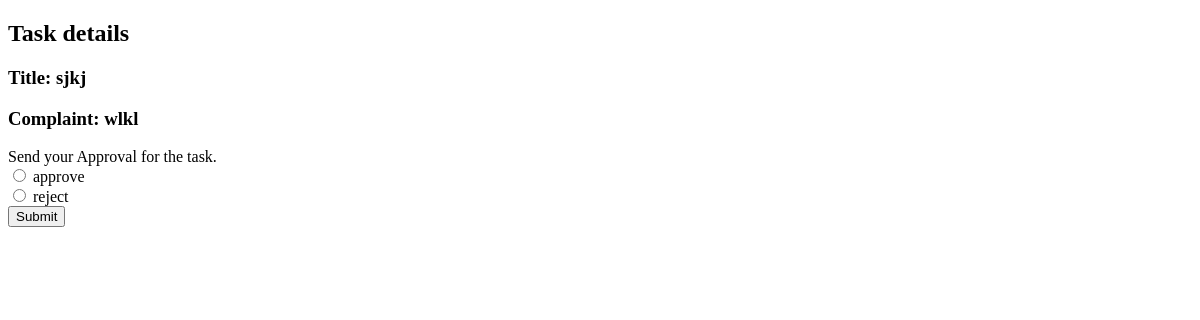
The app's page /approve/1, older data.
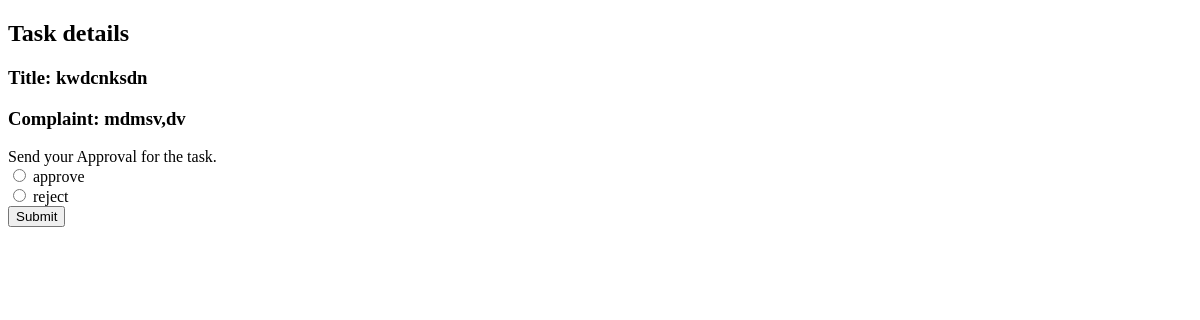
The same page, newer data.
### home/models.py (models this page shows, shortened)
class TaskHistory(models.Model):
     title = models.CharField(max_length=100)
     complaint = models.TextField() #unrestricted text
     date_posted=models.DateTimeField(default=timezone.now)#(auto_now=True)#updated date post everytime post is updated
     assignedby = models.ForeignKey(UserProfile, on_delete=models.CASCADE)  #IF USER IS DELETED POSTS ARE DELETED
     assigned=models.ForeignKey(WorkerProfile,on_delete=models.CASCADE,null =True,default=None)
     profession=models.CharField(max_length=100)
     status=models.CharField(default = "PENDING", max_length = 50)

### home/views.py (the view, shortened to what this page needs)
# urls.py: path('approve/<int:pk>', approve, name="approve"),
def approve(request, pk):
    task = get_object_or_404(TaskHistory, pk=pk)
    form = CHOICES(request.POST)
    adminemail = [
        'nandikaagrawal610@gmail.com',
    ]
    return render(request, 'home/approve.html',
                  {
                      "task" : task,
                      "form" : form
                  })

### home/forms.py
class CHOICES(forms.Form):
    NUMS = forms.CharField(widget=forms.RadioSelect(choices=NUMS))

### home/templates/home/approve.html (shortened to what this page needs)
<!DOCTYPE html>
<html lang="en">
<head>
</head>
<body>
    <h2>Task details</h2>
    <h3>Title: {{ task.title }}</h3>
    <h3>Complaint: {{ task.complaint }}</h3>
    Send your Approval for the task.
    <form  method='POST' action="" enctype='multipart/form-data'>
        {{form.NUMS}}
        <input type="submit" value="Submit" />
    </form>
</body>
</html>

Row changes from the older to the newer data that the page shows:
changed TaskHistory: title "sjkj" → "kwdcnksdn"; complaint "wlkl" → "mdmsv,dv"
